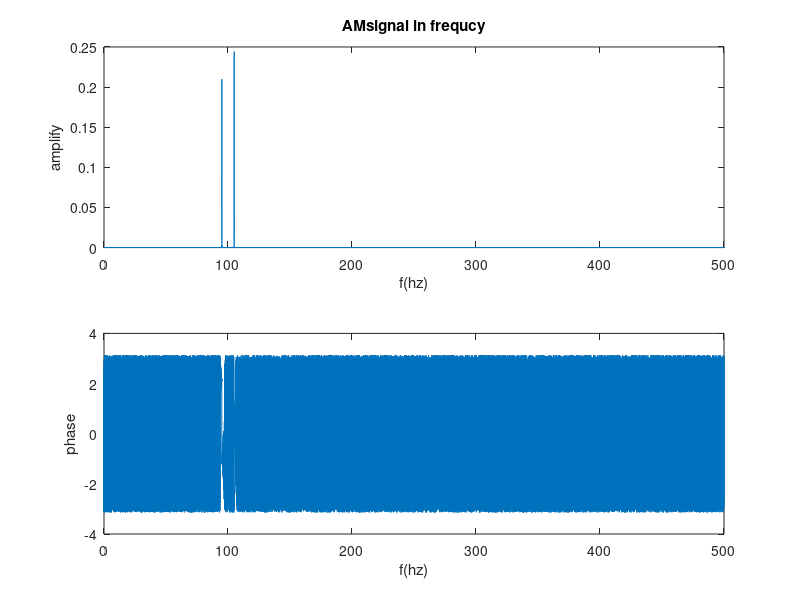
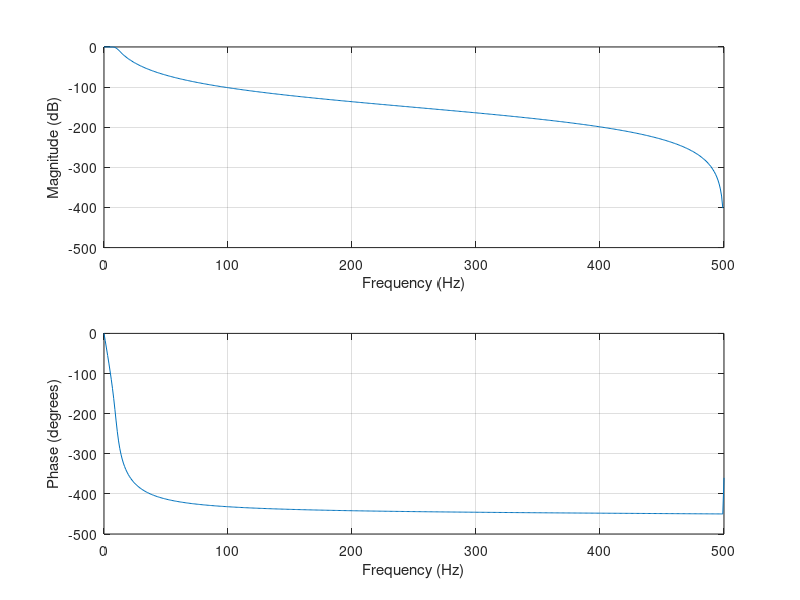
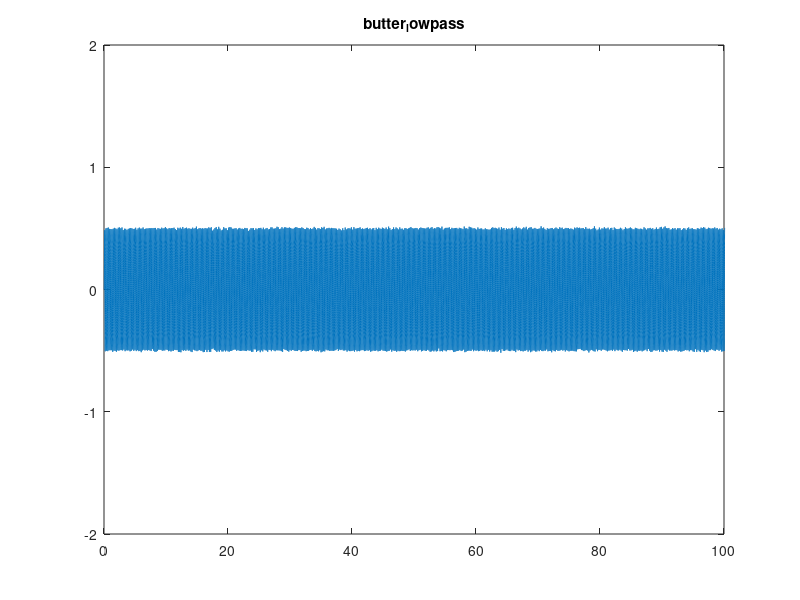
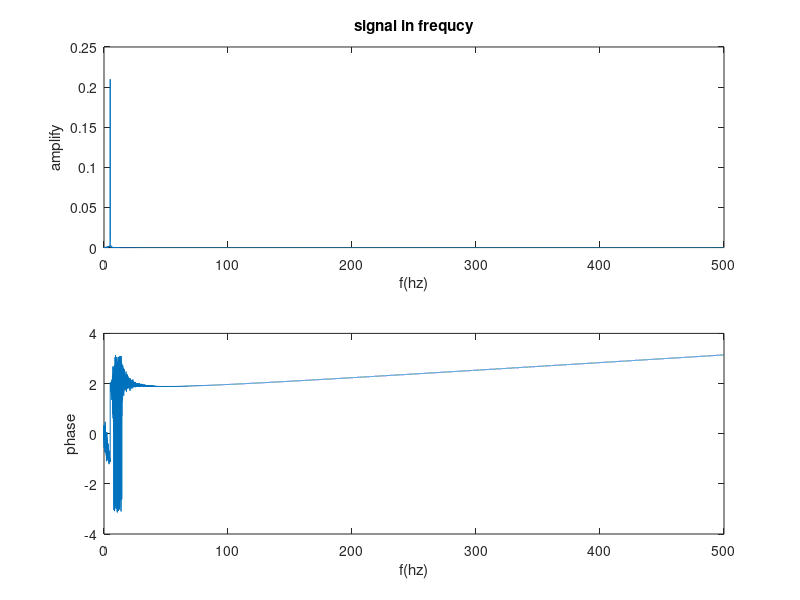

Source code (MATLAB) for these figures, in order:
clc
close all
clear

pkg load signal
pkg load communications

fs = 1000;
fm = 100;
fb = 5;

dt = 1/fs;
t = 0:dt:1000;
%%调制后信号时域显示
Am = sin(t*2*pi*fb);

Am = awgn(Am , 20 , 'measured');
xh = sin(t*2*pi*fm);
s = Am.*xh;
plot(s);
title('AM amplify-time');

%%


%%调制后信号频谱显示
n =  65536*4;
fs_s = (0:n-1)*(fs/n);
s1 = s(1:n);
tran_data = fft(s1,n)/n;
half_n = floor(n/2);
tran_data1 = tran_data(1:half_n);
fs_s1 = fs_s(1:half_n);
subplot(2,1,1);
plot(fs_s1,abs(tran_data1));
xlabel('f(hz)');
ylabel('amplify');
title('AMsignal in frequcy');
subplot(2,1,2);
plot(fs_s1,angle(tran_data1));
xlabel('f(hz)');
ylabel('phase');
%%
xh_n = xh;
##xh_n = sin(t.*(2*pi*fm)+randn(size(t)).*(0.5*pi));

x_ds = s .* xh_n;


%%lowpass filter
fc = 10;
[b,a] = butter(5,fc/(fs/2));
figure();
freqz(b,a,[],fs);

x_ds_f = filter(b,a,x_ds);
figure();
plot(t,x_ds_f );
title ("butter_lowpass");
axis([0,100,-2,2]);

%%


%%解调信号显示
figure();
n =  65536;
fs_s = (0:n-1)*(fs/n);
tran_data = fft(x_ds_f,n)/n;
half_n = floor(n/2);
tran_data1 = tran_data(1:half_n);
fs_s1 = fs_s(1:half_n);
subplot(2,1,1);
plot(fs_s1,abs(tran_data1));
xlabel('f(hz)');
ylabel('amplify');
title('signal in frequcy');
subplot(2,1,2);
plot(fs_s1,angle(tran_data1));
xlabel('f(hz)');
ylabel('phase');

%%
